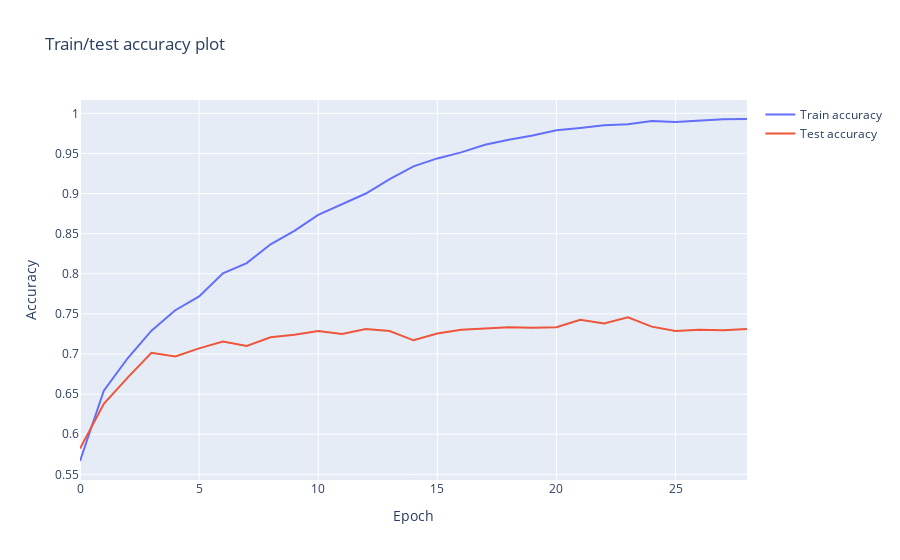

Source (notebook cell):
### Markdown cell above
## Plot train/test accuracy

### Code cell
fig = go.Figure()

fig.add_trace(go.Scatter(
    x=list(range(len(list_train_acc))), 
    y=list_train_acc,
    mode='lines',
    name='Train accuracy',
))

fig.add_trace(go.Scatter(
    x=list(range(len(list_test_acc))), 
    y=list_test_acc,
    mode='lines',
    name='Test accuracy',
))

fig.update_layout(
    title='Train/test accuracy plot',
    xaxis_title='Epoch',
    yaxis_title='Accuracy'
)

fig.show()

### Figure 1 — Plotly figure (JSON) as saved in the notebook; plotly's stock layout.template omitted (floating-point values rounded to 4 significant figures)
{"data": [{"mode": "lines", "name": "Train accuracy", "type": "scatter", "x": [0, 1, 2, 3, 4, 5, 6, 7, 8, 9, 10, 11, 12, 13, 14, 15, 16, 17, 18, 19, 20, 21, 22, 23, 24, 25, 26, 27, 28], "y": [0.5666, 0.6544, 0.6947, 0.729, 0.7546, 0.7717, 0.8005, 0.8133, 0.8367, 0.8535, 0.8734, 0.8865, 0.9, 0.918, 0.9339, 0.9438, 0.9513, 0.9607, 0.9672, 0.9723, 0.9788, 0.9815, 0.985, 0.9863, 0.9906, 0.9891, 0.9912, 0.9925, 0.9929]}, {"mode": "lines", "name": "Test accuracy", "type": "scatter", "x": [0, 1, 2, 3, 4, 5, 6, 7, 8, 9, 10, 11, 12, 13, 14, 15, 16, 17, 18, 19, 20, 21, 22, 23, 24, 25, 26, 27, 28], "y": [0.5822, 0.638, 0.6705, 0.7016, 0.6969, 0.707, 0.7155, 0.7101, 0.7209, 0.724, 0.7287, 0.7248, 0.731, 0.7287, 0.7171, 0.7256, 0.7302, 0.7318, 0.7333, 0.7326, 0.7333, 0.7426, 0.738, 0.7457, 0.7341, 0.7287, 0.7302, 0.7295, 0.731]}], "layout": {"autosize": true, "title": {"text": "Train/test accuracy plot"}, "xaxis": {"autorange": true, "range": [0, 28], "title": {"text": "Epoch"}, "type": "linear"}, "yaxis": {"autorange": true, "range": [0.5429, 1.017], "title": {"text": "Accuracy"}, "type": "linear"}}}
